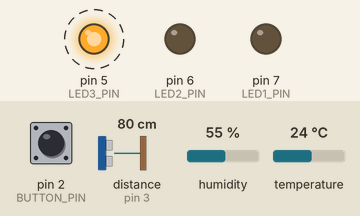
Bench run of a sketch on a simulated Arduino Uno, built with avr-gcc and run on an emulated ATmega328P. On the bench: output pins drawn as LEDs (lit = HIGH). Wiring (inferred from the names in the program): ultrasonic range finder: trigger pin 8; echo pin 3. Dashed ring = blinking. The inputs (shaded band) are chosen by the test bench; at power-on: distance to the obstacle (sensor on pin 3) 80 cm, pin 2 (BUTTON_PIN) HIGH, humidity 55 %, temperature 24 °C. The echo pulse lasts 58.3 µs per cm; pins used as bus, display or sensor lines are not drawn; what the sketch prints to the serial monitor is not drawn.

Above: at 1.2 s.
1.3 s: distance to the obstacle (sensor on pin 3) set to 18 cm
5.5 s: distance to the obstacle (sensor on pin 3) set to 13 cm
At 7.8 s:
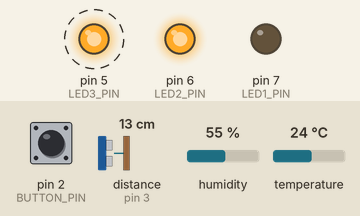
10.5 s: pin 2 (BUTTON_PIN) pulled LOW for 0.15 s
At 11.8 s:
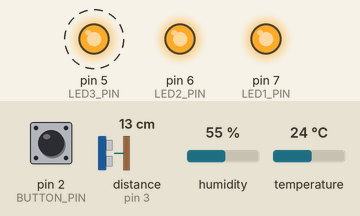
14.5 s: pin 2 (BUTTON_PIN) pulled LOW for 1 s
At 16.8 s:
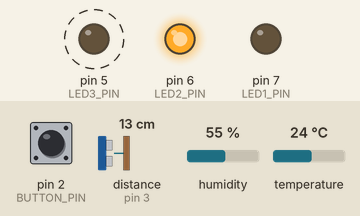
20.5 s: pin 2 (BUTTON_PIN) pulled LOW for 3.2 s
At 22.8 s:
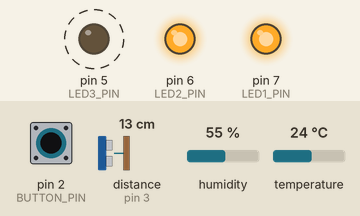
Timing chart, 0 to 27.5 s (numbered marks = the images above; inputs shaded):
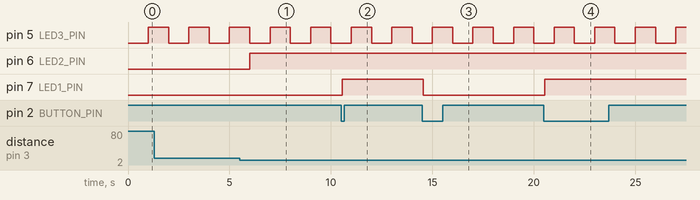

The sketch:

2Pinint.ino
```cpp
#include <DHT.h>
#include<SAMDTimerInterrupt.h>

// === Pin Assignments ===
#define BUTTON_PIN 2
#define LED1_PIN 7     // Button-controlled LED
#define LED2_PIN 6     // Ultrasonic-controlled LED
#define LED3_PIN 5     // Timer-controlled LED
#define TRIG_PIN 8     // Ultrasonic TRIG
#define ECHO_PIN 3     // Ultrasonic ECHO
#define DHT_PIN 4      // DHT11 sensor
#define DHTTYPE DHT11

DHT dht(DHT_PIN, DHTTYPE);

// === Variables ===
bool led1State = LOW;
bool lastButtonState = HIGH;
bool currentButtonState = HIGH;
unsigned long lastDebounceTime = 0;
const unsigned long debounceDelay = 50;

unsigned long previousMillis = 0;
const unsigned long timerInterval = 1000;

unsigned long lastDHTRead = 0;
const unsigned long dhtInterval = 2000;

bool objectDetected = false;

void setup() {
  Serial.begin(9600);

  pinMode(BUTTON_PIN, INPUT_PULLUP);
  pinMode(LED1_PIN, OUTPUT);
  pinMode(LED2_PIN, OUTPUT);
  pinMode(LED3_PIN, OUTPUT);
  pinMode(TRIG_PIN, OUTPUT);
  pinMode(ECHO_PIN, INPUT);

  dht.begin();

  digitalWrite(LED1_PIN, LOW);
  digitalWrite(LED2_PIN, LOW);
  digitalWrite(LED3_PIN, LOW);

  Serial.println("System Ready!");
}

void checkButton() {
  int reading = digitalRead(BUTTON_PIN);

  // Check for state change
  if (reading != lastButtonState) {
    lastDebounceTime = millis(); // reset debounce timer
  }

  // Only toggle if enough time has passed
  if ((millis() - lastDebounceTime) > debounceDelay) {
    // If state changed and button is now pressed (LOW)
    if (reading == LOW && currentButtonState == HIGH) {
      led1State = !led1State; // toggle LED state
      digitalWrite(LED1_PIN, led1State);
      Serial.println("Button Pressed → LED1 Toggled");
    }
    currentButtonState = reading;
  }

  lastButtonState = reading;
}

void handleUltrasonic() {
  digitalWrite(TRIG_PIN, LOW);
  delayMicroseconds(2);
  digitalWrite(TRIG_PIN, HIGH);
  delayMicroseconds(10);
  digitalWrite(TRIG_PIN, LOW);

  long duration = pulseIn(ECHO_PIN, HIGH, 20000);
  int distance = duration * 0.034 / 2;

  if (distance > 0 && distance < 15) {
    if (!objectDetected) {
      digitalWrite(LED2_PIN, !digitalRead(LED2_PIN));
      Serial.print("Ultrasonic: Object at ");
      Serial.print(distance);
      Serial.println(" cm → LED2 toggled");
      objectDetected = true;
    }
  } else {
    objectDetected = false;
  }
}

void readDHT() {
  float temp = dht.readTemperature();
  float humid = dht.readHumidity();

  if (!isnan(temp) && !isnan(humid)) {
    Serial.print("DHT Sensor: ");
    Serial.print(temp);
    Serial.print(" °C, ");
    Serial.print(humid);
    Serial.println(" %");
  } else {
    Serial.println("DHT Sensor: Failed to read");
  }
}

void loop() {
  unsigned long currentMillis = millis();

  checkButton();

  if (currentMillis - previousMillis >= timerInterval) {
    previousMillis = currentMillis;
    digitalWrite(LED3_PIN, !digitalRead(LED3_PIN));
    Serial.println("Timer tick → LED3 toggled");

    handleUltrasonic();
  }

  if (currentMillis - lastDHTRead >= dhtInterval) {
    lastDHTRead = currentMillis;
    readDHT();
  }
} 
```

Measured:
- the behaviour switches between 16 and 15 cm on distance to the obstacle (sensor on pin 3) (found by bisection; images 0 and 1)
- after the input at 5.5 s, pin 6 (LED2_PIN): LOW → HIGH after 0.50 s
- after the input at 10.5 s, pin 7 (LED1_PIN): LOW → HIGH after 0.05 s
- after the input at 14.5 s, pin 7 (LED1_PIN): HIGH → LOW after 0.05 s
- after the input at 20.5 s, pin 7 (LED1_PIN): LOW → HIGH after 0.05 s
- by itself, pin 5 (LED3_PIN): alternates HIGH for 1.0 s and LOW for 1.0 s
